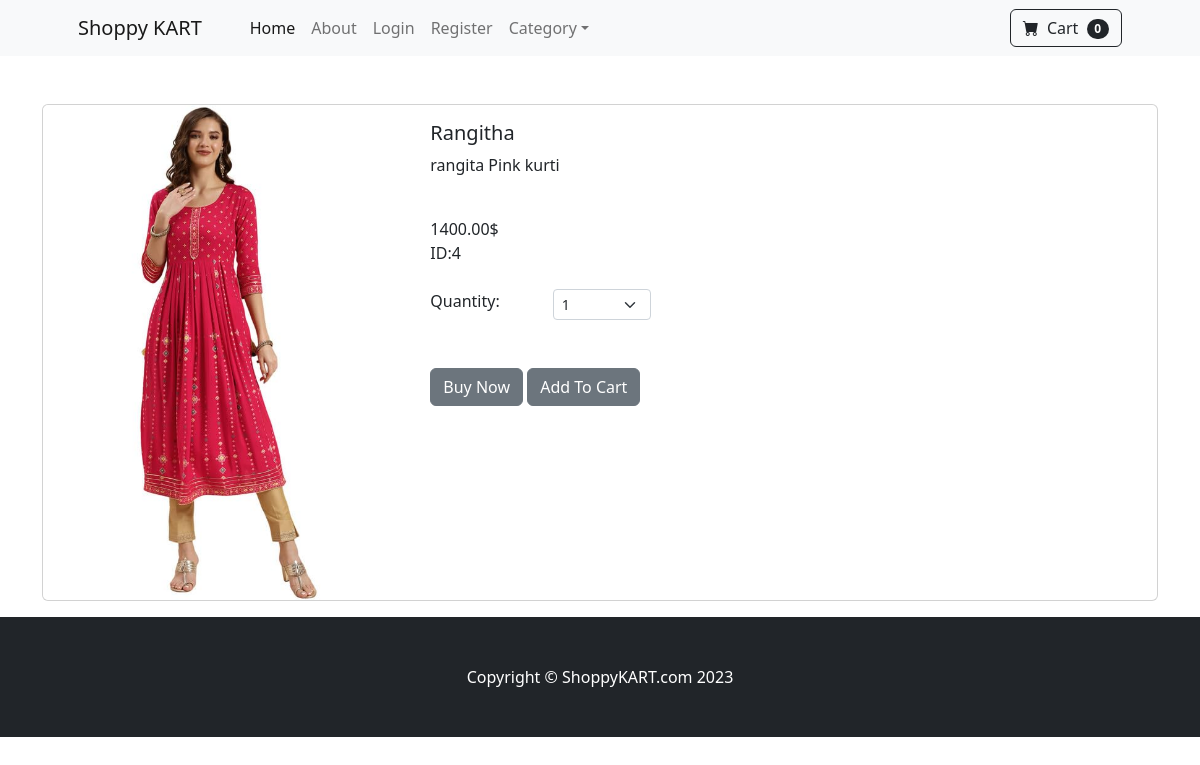
The app's page /product/4 with its own data.
### store/models.py (models this page shows, shortened)
class Products(models.Model):
    name = models.CharField(max_length=100)
    price = models.DecimalField(default=0,decimal_places=2,max_digits=6)
    category = models.ForeignKey(Category, on_delete=models.CASCADE,default=1)
    description = models.CharField(max_length=250,default='',blank=True,null=True)
    image = models.ImageField(upload_to='upload/products/')
    is_sale = models.BooleanField(default=False)
    sale_price = models.DecimalField(default=0,decimal_places=2,max_digits=6)

### store/views.py (the view)
# urls.py: path('product/<int:pk>',views.product,name='product'),
def product(request,pk):
    product =Products.objects.get(id=pk)
    return render(request,'product.html',{'products':product})

### cart/cart.py (called while the page is built)
    def __len__(self):
        return len(self.cart)

### cart/context_processors.py (called while the page is built)
def cart(request):
    return {'cart': Cart(request)}

### store/templates/product.html (shortened to what this page needs)
{% extends 'base.html' %}
{% block content %}
<br><br>
<div class="container">
    <div class="card mb-3" >
        <div class="row g-0">
          <div class="col-md-4">
            <img src="{{ products.image.url }}" class="img-fluid rounded-start" alt="...">
          </div>
          <div class="col-md-8">
            <div class="card-body">
              <h5 class="card-title">{{ products.name }}</h5>
              <p class="card-text">{{ products.description }}</p><br>
                {% if products.is_sale %}
                <div class="badge bg-dark text-white position-absolute" style="top: 1rem; right: 0.5rem">Sale</div>
                    <strike>{{ products.price }}$</strike>
                    &nbsp;
                    {{ products.sale_price }}$<br>
                    ID:{{ products.id }}
                {% else %}
                    {{ products.price }}$<br>
                    ID:{{ products.id }}
                {% endif %}<br><br>
                <div class="row justify-content">
                  <div class="col-md-2">Quantity:</div>
                  <div class="col-md-2">
                <select class="form-select form-select-sm" id="qty_cart">
                  <option value="1">1</option>
                </select>
                </div>
              </div><br><br>
                <button type="submit" class="btn btn-secondary">Buy Now</button>
                <button type="button" value="{{ products.id }}" class="btn btn-secondary" id="add-cart">Add To Cart</button>
            </div>
          </div>
        </div>
      </div>
</div>
{% endblock %}

### records on screen
Products: image (picture), name "Rangitha", description "rangita Pink kurti", price "1400.00", id "4"

### other values on screen
{{ cart|length }} "0"
